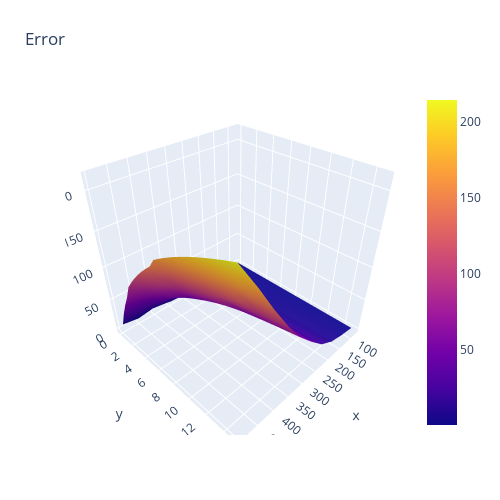

The notebook cell this image was saved under:
### Code cell
fig = go.Figure(data=[go.Surface(x=X, y=Y, z=Z)])

fig.update_layout(title='Error', autosize=False,
                  width=500, height=500,
                  margin=dict(l=65, r=50, b=65, t=90))

fig.show()
calc_error(11, 486)

### Figure 1 — Plotly figure (JSON) as saved in the notebook; plotly's stock layout.template omitted (floating-point values rounded to 4 significant figures; data arrays with more than 128 entries replaced by an {"elided": "..."} marker saying what was removed)
{"data": [{"type": "surface", "x": {"elided": "25x10 float values"}, "y": {"elided": "25x10 float values"}, "z": {"elided": "25x10 float values"}}], "layout": {"autosize": false, "height": 500, "margin": {"b": 65, "l": 65, "r": 50, "t": 90}, "title": {"text": "Error"}, "width": 500}}
